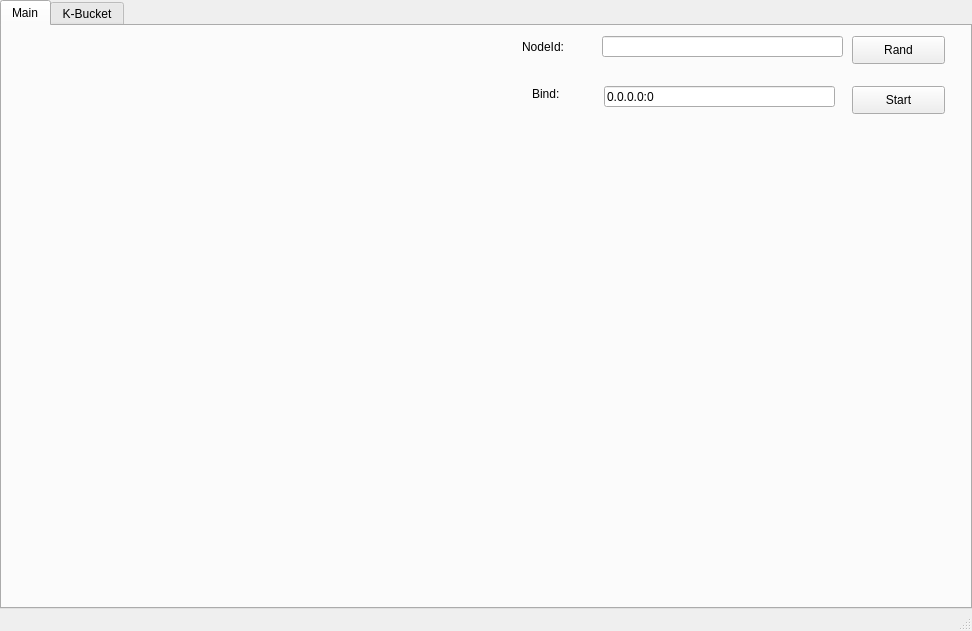
<?xml version="1.0" encoding="UTF-8"?>
<ui version="4.0">
 <class>MainWindow</class>
 <widget class="QMainWindow" name="MainWindow">
  <property name="geometry">
   <rect>
    <x>0</x>
    <y>0</y>
    <width>972</width>
    <height>631</height>
   </rect>
  </property>
  <property name="windowTitle">
   <string>DhtClient</string>
  </property>
  <widget class="QWidget" name="centralwidget">
   <layout class="QHBoxLayout" name="horizontalLayout">
    <property name="leftMargin">
     <number>0</number>
    </property>
    <property name="topMargin">
     <number>0</number>
    </property>
    <property name="rightMargin">
     <number>0</number>
    </property>
    <property name="bottomMargin">
     <number>0</number>
    </property>
    <item>
     <widget class="QTabWidget" name="tabWidget">
      <property name="currentIndex">
       <number>0</number>
      </property>
      <widget class="QWidget" name="tab">
       <attribute name="title">
        <string>Main</string>
       </attribute>
       <widget class="QLabel" name="label">
        <property name="geometry">
         <rect>
          <x>520</x>
          <y>10</y>
          <width>91</width>
          <height>21</height>
         </rect>
        </property>
        <property name="text">
         <string>NodeId:</string>
        </property>
       </widget>
       <widget class="QLineEdit" name="nodeIdEdit">
        <property name="geometry">
         <rect>
          <x>600</x>
          <y>10</y>
          <width>241</width>
          <height>21</height>
         </rect>
        </property>
       </widget>
       <widget class="QPushButton" name="randButton">
        <property name="geometry">
         <rect>
          <x>850</x>
          <y>10</y>
          <width>93</width>
          <height>28</height>
         </rect>
        </property>
        <property name="text">
         <string>Rand</string>
        </property>
       </widget>
       <widget class="QLabel" name="label_2">
        <property name="geometry">
         <rect>
          <x>530</x>
          <y>60</y>
          <width>72</width>
          <height>15</height>
         </rect>
        </property>
        <property name="text">
         <string>Bind:</string>
        </property>
       </widget>
       <widget class="QLineEdit" name="bindEdit">
        <property name="geometry">
         <rect>
          <x>602</x>
          <y>60</y>
          <width>231</width>
          <height>21</height>
         </rect>
        </property>
        <property name="text">
         <string>0.0.0.0:0</string>
        </property>
       </widget>
       <widget class="QPushButton" name="startButton">
        <property name="geometry">
         <rect>
          <x>850</x>
          <y>60</y>
          <width>93</width>
          <height>28</height>
         </rect>
        </property>
        <property name="text">
         <string>Start</string>
        </property>
       </widget>
      </widget>
      <widget class="QWidget" name="tab_2">
       <attribute name="title">
        <string>K-Bucket</string>
       </attribute>
       <widget class="QTreeWidget" name="treeWidget">
        <property name="geometry">
         <rect>
          <x>10</x>
          <y>10</y>
          <width>661</width>
          <height>531</height>
         </rect>
        </property>
        <column>
         <property name="text">
          <string notr="true">1</string>
         </property>
        </column>
       </widget>
      </widget>
     </widget>
    </item>
   </layout>
  </widget>
  <widget class="QMenuBar" name="menubar">
   <property name="geometry">
    <rect>
     <x>0</x>
     <y>0</y>
     <width>972</width>
     <height>26</height>
    </rect>
   </property>
  </widget>
  <widget class="QStatusBar" name="statusbar"/>
 </widget>
 <resources/>
 <connections/>
</ui>
